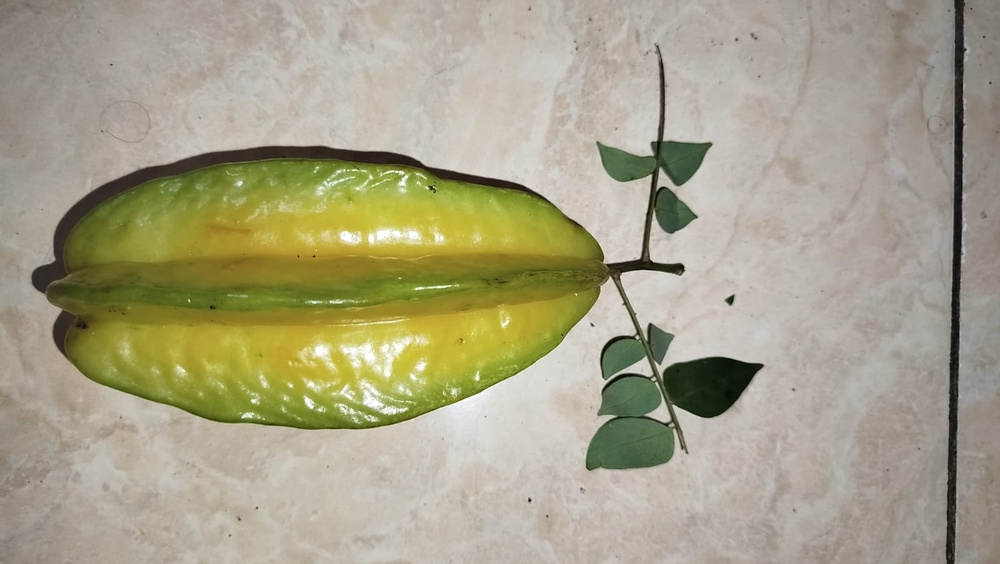
#> input picture PA-PC_202231124_DWI RENO OKTA RIADI_B.jpg, 1000 x 564 px, shrunk from 1600 x 902 before the run
$ jupyter execute 'PA-PC_202231124_DWI RENO OKTA RIADI_B.ipynb'
#> lines starting #> are read from the running program, lines starting #| are printed output that depends on the picture; after the words box and inside, x2 and y2 are one past the last pixel; in counts of white or black regions, pixels touching at a corner belong together
[cell 1]
import cv2
import numpy as np
import matplotlib.pyplot as plt

[cell 2]
def plot_images(images, titles, cmap=None):
    plt.figure(figsize=(15, 15))
    for i, (image, title) in enumerate(zip(images, titles)):
        plt.subplot(2, 2, i + 1)
        if cmap:
            plt.imshow(image, cmap=cmap)
        else:
            plt.imshow(cv2.cvtColor(image, cv2.COLOR_BGR2RGB))
        plt.title(title)
        plt.xticks([]), plt.yticks([])  # Hilangkan sumbu
    plt.show()

[cell 3]
image_path = 'PA-PC_202231124_DWI RENO OKTA RIADI_B.jpg'
image = cv2.imread(image_path)
#> image is the input picture: shape (564, 1000, 3); mean B, G, R 135.5, 161.9, 166.5

[cell 4]
hsv = cv2.cvtColor(image, cv2.COLOR_BGR2HSV)
#> hsv: shape (564, 1000, 3); mean H, S, V 21.8, 54.8, 167.9

[cell 5]
lower_belimbing = np.array([20, 100, 100])
upper_belimbing = np.array([70, 255, 255])

lower_green = np.array([45, 40, 40])
upper_green = np.array([100, 255, 255])

[cell 6]
mask_belimbing = cv2.inRange(hsv, lower_belimbing, upper_belimbing)
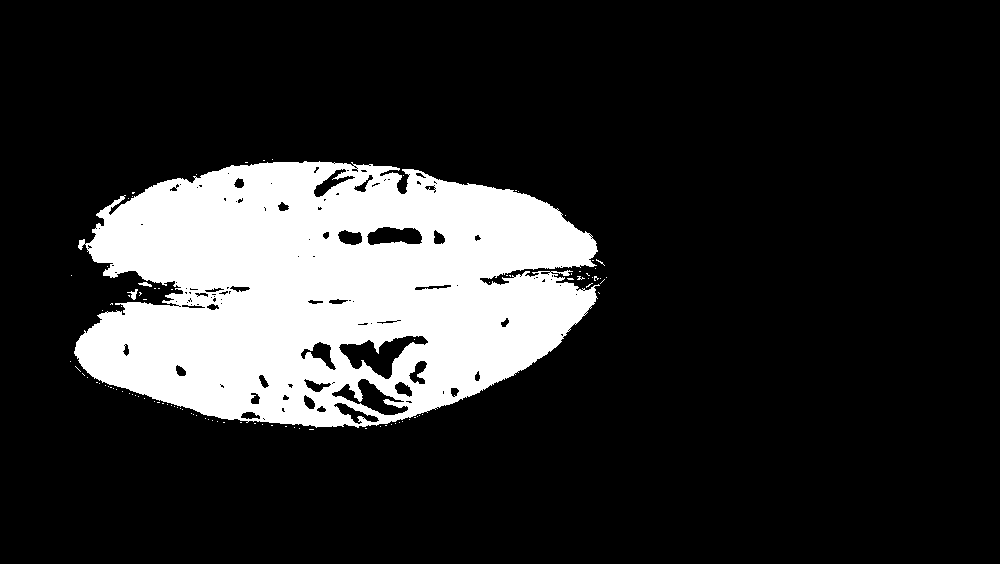
#> mask_belimbing: shape (564, 1000); 17.6% white; 99 white regions (96 under 20 px), largest, box (x1, y1, x2, y2) and area: (74, 161, 600, 428) 98708, (127, 289, 138, 300) 50, (138, 282, 152, 287) 38
mask_daun = cv2.inRange(hsv, lower_green, upper_green)
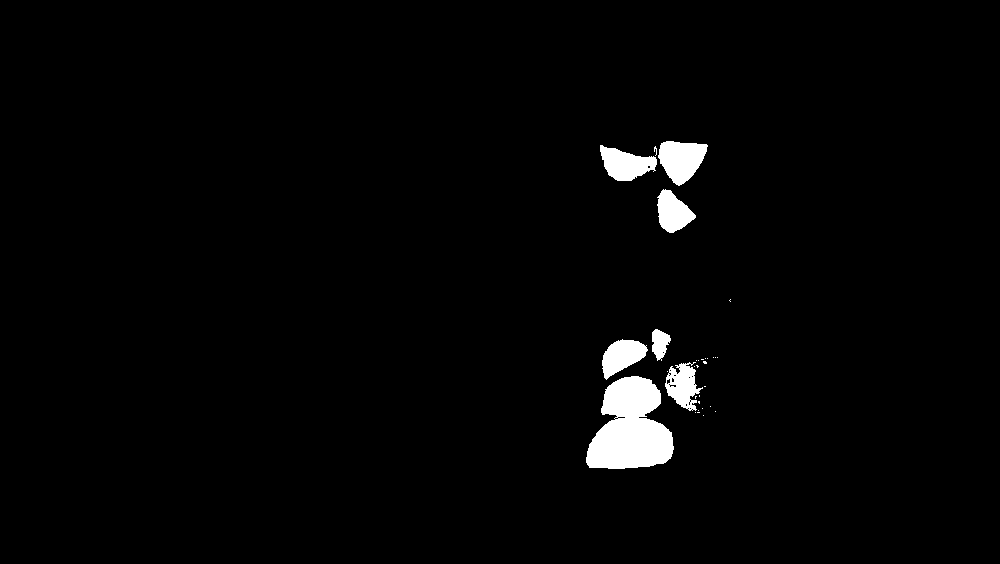
#> mask_daun: shape (564, 1000); 2.1% white; 32 white regions (25 under 20 px), largest, box (x1, y1, x2, y2) and area: (586, 376, 674, 469) 5632, (658, 141, 708, 186) 1497, (600, 145, 657, 181) 1262

[cell 7]
segmentasi_belimbing = cv2.bitwise_and(image, image, mask=mask_belimbing)
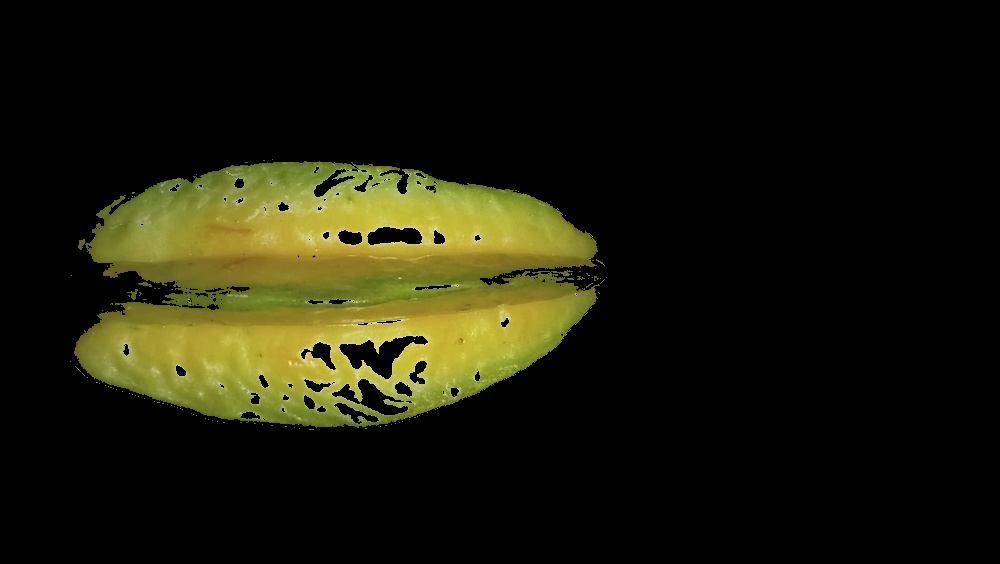
#> segmentasi_belimbing: shape (564, 1000, 3); mean B, G, R 9.2, 26.2, 26.7
segmentasi_daun = cv2.bitwise_and(image, image, mask=mask_daun)
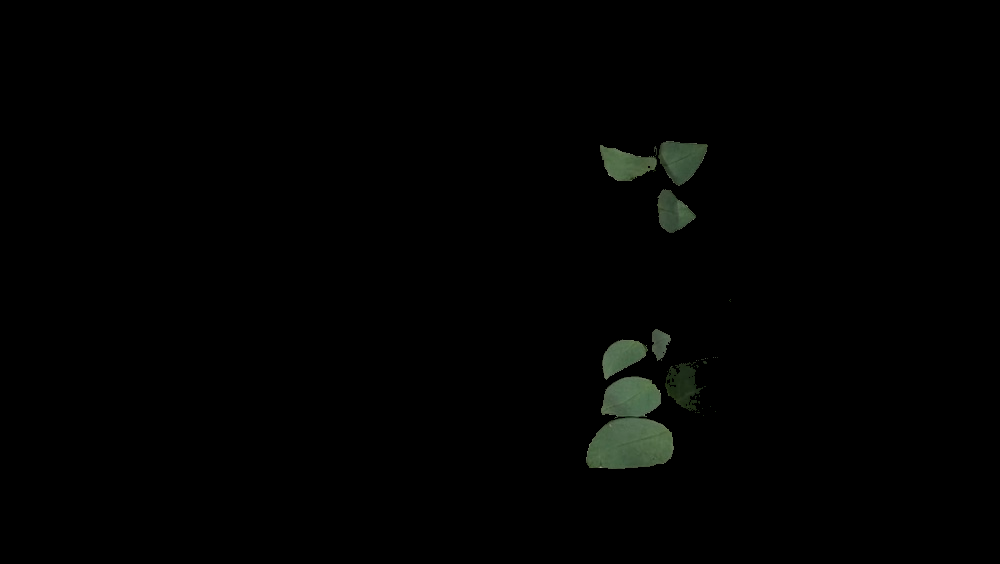
#> segmentasi_daun: shape (564, 1000, 3); mean B, G, R 1.4, 2, 1.5

[cell 8]
images = [image, mask_belimbing, segmentasi_belimbing, segmentasi_daun]
titles = ['Gambar Asli', 'Mask Belimbing', 'Segmentasi Belimbing', 'Segmentasi Daun']

plot_images(images, titles)
#> the loop in plot_images, `for i, (image, title) in enumerate(zip(images, titles)):` made 4 passes
#> title on passes 1 to 4: 'Gambar Asli', 'Mask Belimbing', 'Segmentasi Belimbing', 'Segmentasi Daun'
#> in plot_images, `plt.show()`:
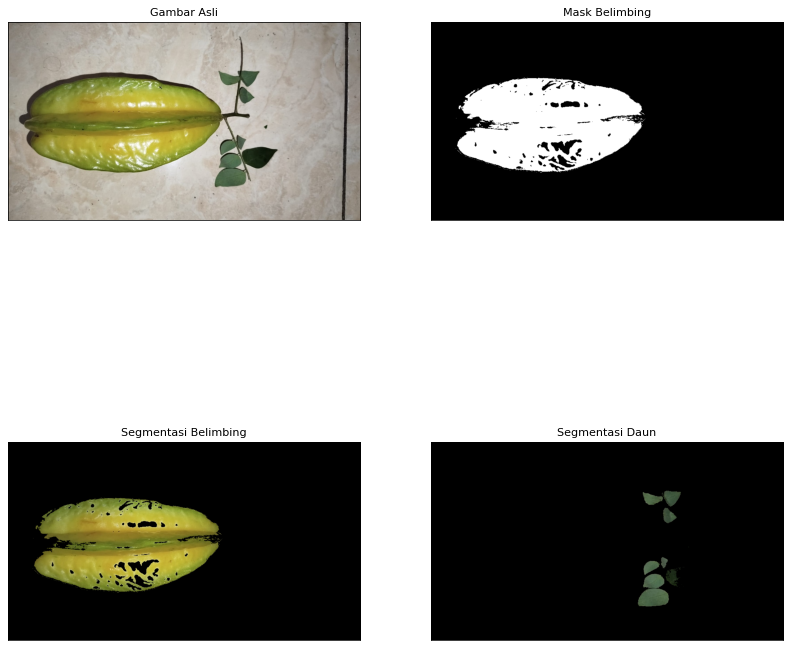
#> figure drawn by matplotlib, 4 panels

$ run again, with PA-PC_2231124_DWI RENO OKTA RIADI_B.jpg copied over PA-PC_202231124_DWI RENO OKTA RIADI_B.jpg
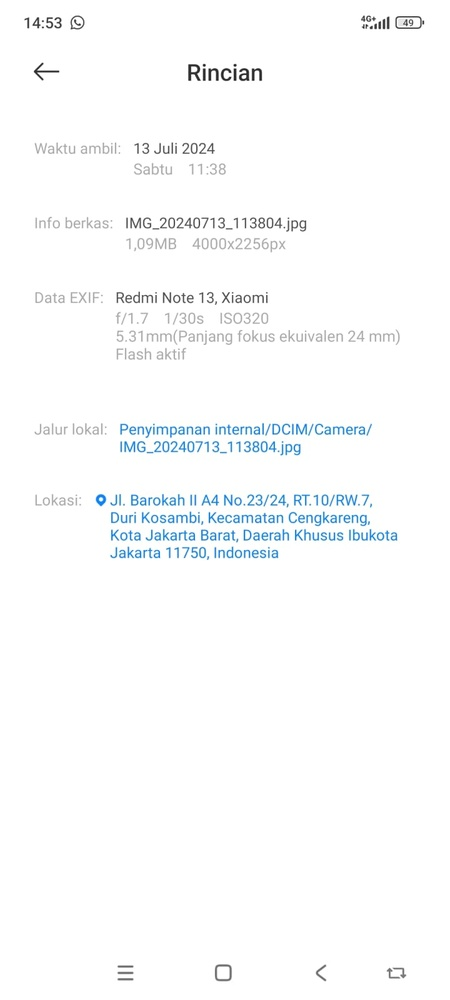
#> input picture PA-PC_2231124_DWI RENO OKTA RIADI_B.jpg, 450 x 1000 px, shrunk from 720 x 1600 before the run
#> image is the input picture: shape (1000, 450, 3); mean B, G, R 252.2, 251.7, 250.7
#> hsv: shape (1000, 450, 3); mean H, S, V 6.1, 2, 252.3
#> mask_belimbing: shape (1000, 450); every value is 0
#> `mask_daun = cv2.inRange(hsv, lower_green, upper_green)`:
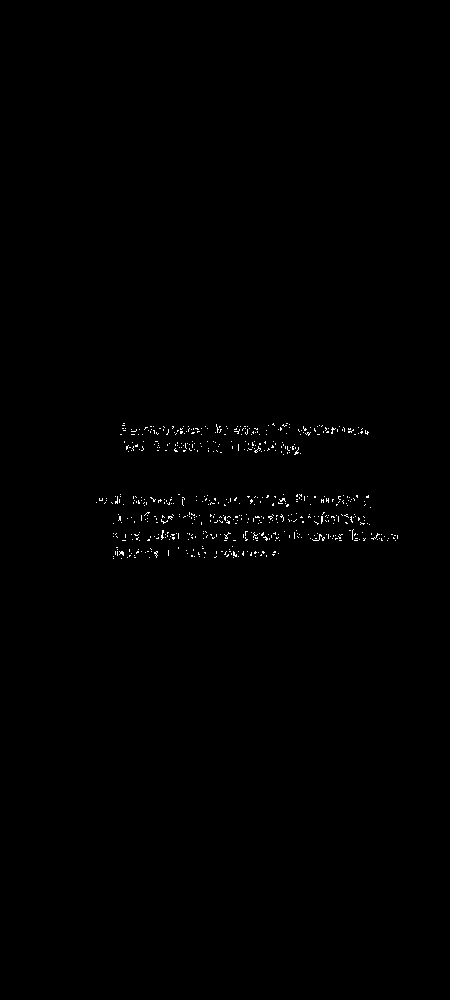
#> mask_daun: shape (1000, 450); 0.38% white in thin lines or dots, all inside (x1, y1, x2, y2) = (96, 423, 398, 559)
#> segmentasi_belimbing: shape (1000, 450, 3); every value is 0
#> the loop in plot_images, `for i, (image, title) in enumerate(zip(images, titles)):` made 4 passes
#> title on passes 1 to 4: 'Gambar Asli', 'Mask Belimbing', 'Segmentasi Belimbing', 'Segmentasi Daun'
#> in plot_images, `plt.show()`:
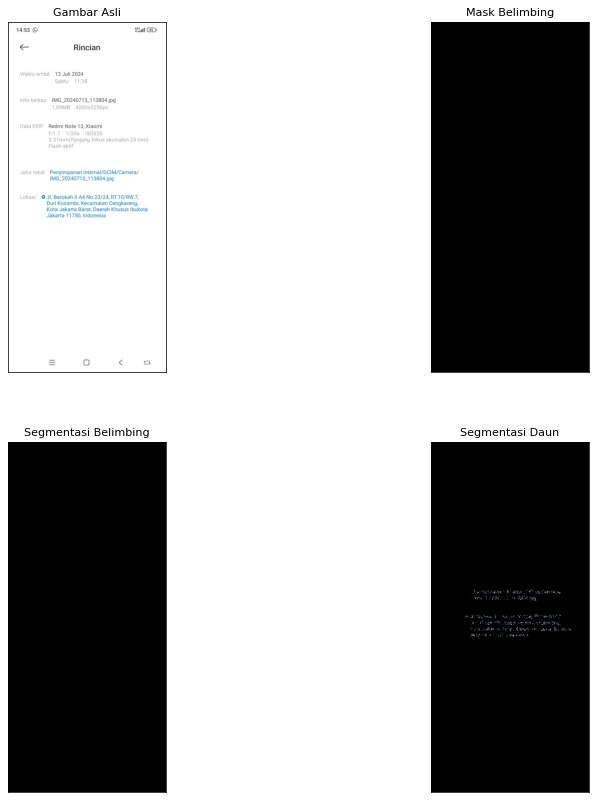
#> figure drawn by matplotlib, 4 panels
